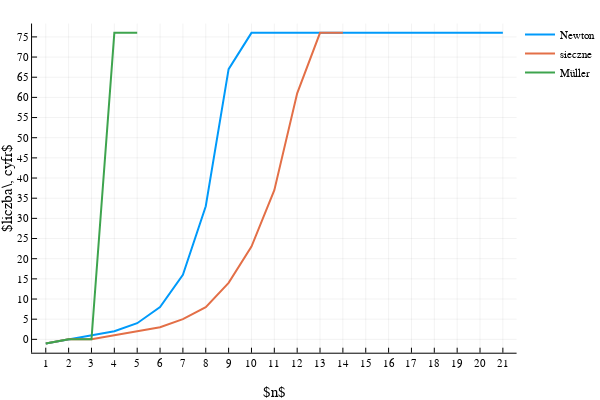

Source (notebook cell):
### Markdown cell above
***
Testy dla różnych funkcji

### Code cell
f0(x) = x^2.0 - 3.0x + 2.0
df0(x) = 2.0x - 3.0
f0_zero = BigFloat(1.0)
x0_0 = BigFloat(-0.2)
@assert(f0(f0_zero) == 0.0)
test_methods(f0, df0, x0_0, f0_zero, 20)

### Figure 1 — Plotly figure (JSON) as saved in the notebook; plotly's stock layout.template omitted (floating-point values rounded to 4 significant figures)
{"data": [{"colorbar": {"title": ""}, "hoverinfo": "text", "legendgroup": "Newton", "line": {"color": "rgba(0, 154, 250, 1.000)", "dash": "solid", "shape": "linear", "width": 2}, "mode": "lines", "name": "Newton", "showlegend": true, "text": [null, null, null, null, null, null, null, null, null, null, null, null, null, null, null, null, null, null, null, null, null], "type": "scatter", "x": [1, 2, 3, 4, 5, 6, 7, 8, 9, 10, 11, 12, 13, 14, 15, 16, 17, 18, 19, 20, 21], "xaxis": "x1", "y": [-1, 0, 1, 2, 4, 8, 16, 33, 67, 76, 76, 76, 76, 76, 76, 76, 76, 76, 76, 76, 76], "yaxis": "y1", "zmax": 0.1, "zmin": -0.1}, {"colorbar": {"title": ""}, "hoverinfo": "text", "legendgroup": "sieczne", "line": {"color": "rgba(227, 111, 71, 1.000)", "dash": "solid", "shape": "linear", "width": 2}, "mode": "lines", "name": "sieczne", "showlegend": true, "text": [null, null, null, null, null, null, null, null, null, null, null, null, null, null, null, null, null, null, null, null, null], "type": "scatter", "x": [1, 2, 3, 4, 5, 6, 7, 8, 9, 10, 11, 12, 13, 14, 15, 16, 17, 18, 19, 20, 21], "xaxis": "x1", "y": [-1, 0, 0, 1, 2, 3, 5, 8, 14, 23, 37, 61, 76, 76, null, null, null, null, null, null, null], "yaxis": "y1", "zmax": 0.1, "zmin": -0.1}, {"colorbar": {"title": ""}, "hoverinfo": "text", "legendgroup": "Müller", "line": {"color": "rgba(62, 164, 78, 1.000)", "dash": "solid", "shape": "linear", "width": 2}, "mode": "lines", "name": "Müller", "showlegend": true, "text": [null, null, null, null, null, null, null, null, null, null, null, null, null, null, null, null, null, null, null, null, null], "type": "scatter", "x": [1, 2, 3, 4, 5, 6, 7, 8, 9, 10, 11, 12, 13, 14, 15, 16, 17, 18, 19, 20, 21], "xaxis": "x1", "y": [-1, 0, 0, 76, 76, null, null, null, null, null, null, null, null, null, null, null, null, null, null, null, null], "yaxis": "y1", "zmax": 0.1, "zmin": -0.1}], "layout": {"annotations": [], "height": 400, "legend": {"bgcolor": "rgba(255, 255, 255, 1.000)", "bordercolor": "rgba(0, 0, 0, 1.000)", "font": {"color": "rgba(0, 0, 0, 1.000)", "family": "sans-serif", "size": 11}, "tracegroupgap": 0, "x": 1, "y": 1}, "margin": {"b": 20, "l": 0, "r": 0, "t": 20}, "paper_bgcolor": "rgba(255, 255, 255, 1.000)", "plot_bgcolor": "rgba(255, 255, 255, 1.000)", "showlegend": true, "width": 600, "xaxis": {"anchor": "y1", "domain": [0.06165, 0.9934], "gridcolor": "rgba(0, 0, 0, 0.100)", "gridwidth": 0.5, "linecolor": "rgba(0, 0, 0, 1.000)", "mirror": false, "range": [0.4, 21.6], "showgrid": true, "showline": true, "showticklabels": true, "tickangle": 0, "tickcolor": "rgb(0, 0, 0)", "tickfont": {"color": "rgba(0, 0, 0, 1.000)", "family": "sans-serif", "size": 11}, "tickmode": "array", "ticks": "inside", "ticktext": ["1", "2", "3", "4", "5", "6", "7", "8", "9", "10", "11", "12", "13", "14", "15", "16", "17", "18", "19", "20", "21"], "tickvals": [1, 2, 3, 4, 5, 6, 7, 8, 9, 10, 11, 12, 13, 14, 15, 16, 17, 18, 19, 20, 21], "title": "$n$", "titlefont": {"color": "rgba(0, 0, 0, 1.000)", "family": "sans-serif", "size": 15}, "type": "-", "visible": true, "zeroline": false, "zerolinecolor": "rgba(0, 0, 0, 1.000)"}, "yaxis": {"anchor": "x1", "domain": [0.07581, 0.9902], "gridcolor": "rgba(0, 0, 0, 0.100)", "gridwidth": 0.5, "linecolor": "rgba(0, 0, 0, 1.000)", "mirror": false, "range": [-3.31, 78.31], "showgrid": true, "showline": true, "showticklabels": true, "tickangle": 0, "tickcolor": "rgb(0, 0, 0)", "tickfont": {"color": "rgba(0, 0, 0, 1.000)", "family": "sans-serif", "size": 11}, "tickmode": "array", "ticks": "inside", "ticktext": ["0", "5", "10", "15", "20", "25", "30", "35", "40", "45", "50", "55", "60", "65", "70", "75"], "tickvals": [0, 5, 10, 15, 20, 25, 30, 35, 40, 45, 50, 55, 60, 65, 70, 75], "title": "$liczba\\, cyfr$", "titlefont": {"color": "rgba(0, 0, 0, 1.000)", "family": "sans-serif", "size": 15}, "type": "-", "visible": true, "zeroline": false, "zerolinecolor": "rgba(0, 0, 0, 1.000)"}}}
